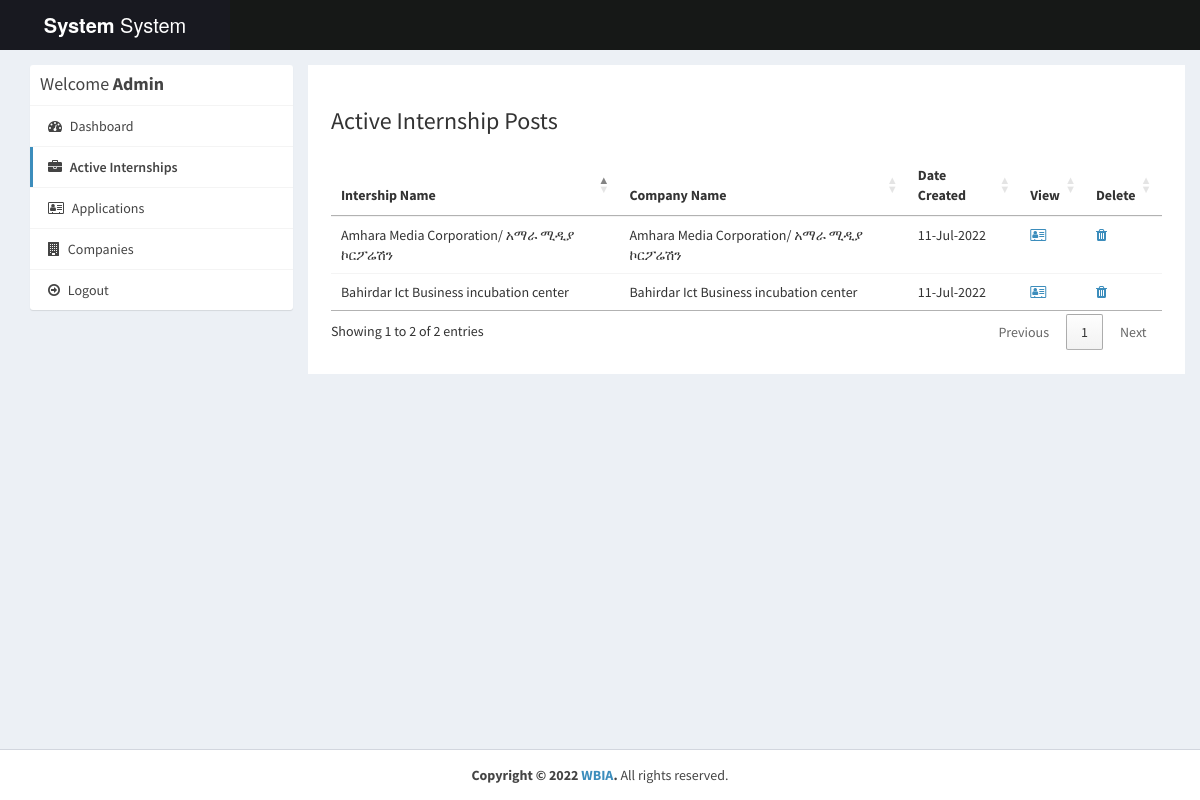
/admin/active-interns.php (signed in), run on the app's committed database.
### tables this page shows
CREATE TABLE `intern_post` (
  `id_internpost` int(11) NOT NULL,
  `id_company` int(11) NOT NULL,
  `interntitle` varchar(255) NOT NULL,
  `description` mediumtext NOT NULL,
  `minimumsalary` varchar(255) NOT NULL,
  `maximumsalary` varchar(255) NOT NULL,
  `experience` varchar(255) NOT NULL,
  `qualification` varchar(255) NOT NULL,
  `createdat` timestamp NOT NULL DEFAULT current_timestamp()
);

CREATE TABLE `company` (
  `id_company` int(11) NOT NULL,
  `name` varchar(255) NOT NULL,
  `companyname` varchar(255) NOT NULL,
  `country` varchar(255) NOT NULL,
  `state` varchar(255) NOT NULL,
  `city` varchar(255) NOT NULL,
  `contactno` varchar(255) NOT NULL,
  `website` varchar(255) NOT NULL,
  `email` varchar(255) NOT NULL,
  `password` varchar(255) NOT NULL,
  `aboutme` varchar(255) DEFAULT NULL,
  `logo` varchar(255) NOT NULL,
  `createdAt` timestamp NOT NULL DEFAULT current_timestamp(),
  `active` int(11) NOT NULL DEFAULT 2
);

### admin/active-interns.php (the view, shortened to what this page needs)
<?php
require_once("../db.php");
?>
<!DOCTYPE html>
<html>
<head>
  <link rel="stylesheet" href="https://cdnjs.cloudflare.com/ajax/libs/twitter-bootstrap/3.3.7/css/bootstrap.min.css">
  <link rel="stylesheet" href="https://cdnjs.cloudflare.com/ajax/libs/font-awesome/4.7.0/css/font-awesome.min.css">
  <link rel="stylesheet" href="https://cdnjs.cloudflare.com/ajax/libs/ionicons/2.0.1/css/ionicons.min.css">
  <link rel="stylesheet" href="https://cdn.datatables.net/1.10.15/css/jquery.dataTables.min.css">
  <link rel="stylesheet" href="../css/AdminLTE.min.css">
  <link rel="stylesheet" href="../css/_all-skins.min.css">
  <link rel="stylesheet" href="../css/custom.css">
</head>
<body class="hold-transition skin-green sidebar-mini">
<div class="wrapper">
  <header class="main-header">
    <a href="index.php" class="logo logo-bg">
      <span class="logo-lg"><b>System</b> System</span>
    </a>
    <nav class="navbar navbar-static-top">
    </nav>
  </header>
  <div class="content-wrapper" style="margin-left: 0px;">
    <section id="candidates" class="content-header">
      <div class="container">
        <div class="row">
          <div class="col-md-3">
            <div class="box box-solid">
              <div class="box-header with-border">
                <h3 class="box-title">Welcome <b>Admin</b></h3>
              </div>
              <div class="box-body no-padding">
                <ul class="nav nav-pills nav-stacked">
                  <li><a href="dashboard.php"><i class="fa fa-dashboard"></i> Dashboard</a></li>
                  <li class="active"><a href="active-interns.php"><i class="fa fa-briefcase"></i> Active Internships</a></li>
                  <li><a href="applications.php"><i class="fa fa-address-card-o"></i> Applications</a></li>
                  <li><a href="companies.php"><i class="fa fa-building"></i> Companies</a></li>
                  <li><a href="../logout.php"><i class="fa fa-arrow-circle-o-right"></i> Logout</a></li>
                </ul>
              </div>
            </div>
          </div>
          <div class="col-md-9 bg-white padding-2">
            <h3>Active Internship Posts</h3>
            <div class="row margin-top-20">
              <div class="col-md-12">
                <div class="box-body table-responsive no-padding">
                  <table id="example2" class="table table-hover">
                    <thead>
                      <th>Intership Name</th>
                      <th>Company Name</th>
                      <th>Date Created</th>
                      <th>View</th>
                      <th>Delete</th>
                    </thead>
                    <tbody>
                      <?php
                      $sql = "SELECT intern_post.*, company.companyname FROM intern_post INNER JOIN company ON intern_post.id_company=company.id_company";
                      $result = $conn->query($sql);
                      if($result->num_rows > 0) {
                        while($row = $result->fetch_assoc()) {
                      ?>
                      <tr>
                        <td><?php echo $row['interntitle']; ?></td>
                        <td><?php echo $row['companyname']; ?></td>
                        <td><?php echo date("d-M-Y", strtotime($row['createdat'])); ?></td>
                        <td><a href="view-intern-post.php?id=<?php echo $row['id_internpost']; ?>"><i class="fa fa-address-card-o"></i></a></td>
                        <td><a href="delete-intern-post.php?id=<?php echo $row['id_internpost']; ?>"><i class="fa fa-trash"></i></a></td>
                      </tr>
                            <?php
                        }
                      }
                    ?>
                    </tbody>
                  </table>
                </div>
              </div>
            </div>
          </div>
        </div>
      </div>
    </section>
  </div>
  <footer class="main-footer" style="margin-left: 0px;">
    <div class="text-center">
      <strong>Copyright &copy; 2022 <a href="jonsnow.netai.net">WBIA</a>.</strong> All rights
    reserved.
    </div>
  </footer>
</div>
</body>
</html>

### css/custom.css (style rules this page uses)
.logo-bg { background-color: #181920 !important; }
.margin-top-20 { margin-top: 20px; }
.padding-2 { padding: 2%; }
.bg-white { background-color: #fff; }
.skin-green .main-header .navbar { background-color: #161817; }

### data on the page
intern_post: interntitle "Amhara Media Corporation/ አማራ ሚዲያ ኮርፖሬሽን", id_company.companyname "Amhara Media Corporation/ አማራ ሚዲያ ኮርፖሬሽን", createdat "11-Jul-2022"
intern_post: interntitle "Bahirdar Ict Business incubation center", id_company.companyname "Bahirdar Ict Business incubation center", createdat "11-Jul-2022"
